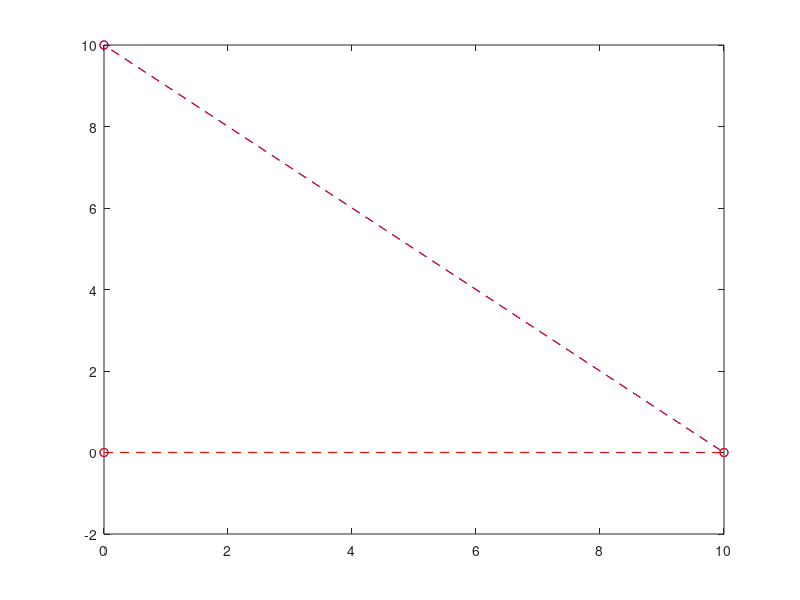

MATLAB code to generate this figure:
% This is the example truss question.

% Data input
E = 30e6; % MPA
areaVector = [0.5 0.4]';
angleVector = [0 3*pi/2]';
lengthVector = [10 10*sqrt(2)];
elementCount = 2;
nodeCount = elementCount + 1;
stiffnessGlobal = zeros(nodeCount*2,nodeCount*2) % It is times 2 because we're finding it for two dimensions.
forceFinal = zeros(nodeCount*2,1);
displacementFinal = zeros(nodeCount*2,1);
forceFinal(4) = -1000;
positionVector = [0 0 10 0 0 10]';

function stiffnessLocal = localStiffnessGenerator(E,A,l,theta);
    stiffnessConstant = E*A/l;
    R = [cos(theta) -sin(theta); -sin(theta) cos(theta)];
    stiffnessMatrix = [stiffnessConstant 0 -stiffnessConstant 0; zeros(1,4);-stiffnessConstant 0 stiffnessConstant 0; zeros(1,4)];
    R4 = [R zeros(2,2); zeros(2,2) R];
    stiffnessLocal = R4*stiffnessMatrix*R4';
end

% Generating the local stiffnesses of each element and appending them to the global matrix.
A = 0; theta = 0; l = 0; stiffnessLocal = zeros(4,4);
for element = 1:elementCount
    A = areaVector(element);
    theta = angleVector(element);
    l = lengthVector(element);
    stiffnessLocal = localStiffnessGenerator(E,A,l,theta);
    selectionBeginning = 2*element - 1; % 1,3
    selectionEnding = selectionBeginning + 3;
    stiffnessGlobal(selectionBeginning:selectionEnding,selectionBeginning:selectionEnding) = stiffnessGlobal(selectionBeginning:selectionEnding,selectionBeginning:selectionEnding) + stiffnessLocal;
end

% Eliminating all displacements and subsequently all forces, to be zero.
forceEvaluated = forceFinal(3:end-2);
displacementEvaluated = displacementFinal(3:end-2);
stiffnessEvaluated = stiffnessGlobal(3:end-2,3:end-2);

displacementEvaluated = stiffnessEvaluated\forceEvaluated;

displacementFinal(3:end-2) = displacementEvaluated;
positionVectorFinal = positionVector + displacementFinal;

plot(positionVector(1:2:end),positionVector(2:2:end), '--ob')
hold on;
plot(positionVectorFinal(1:2:end),positionVectorFinal(2:2:end), '--or')


